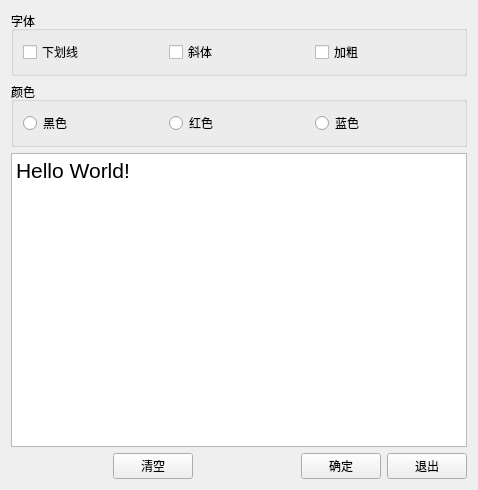
<?xml version="1.0" encoding="UTF-8"?>
<ui version="4.0">
 <class>Widget</class>
 <widget class="QWidget" name="Widget">
  <property name="geometry">
   <rect>
    <x>0</x>
    <y>0</y>
    <width>478</width>
    <height>490</height>
   </rect>
  </property>
  <property name="windowTitle">
   <string>Widget</string>
  </property>
  <property name="windowIcon">
   <iconset resource="res.qrc">
    <normaloff>:/icons/images/editor.png</normaloff>:/icons/images/editor.png</iconset>
  </property>
  <layout class="QVBoxLayout" name="verticalLayout">
   <item>
    <widget class="QGroupBox" name="groupBox">
     <property name="title">
      <string>字体</string>
     </property>
     <layout class="QHBoxLayout" name="horizontalLayout">
      <item>
       <widget class="QCheckBox" name="ckBox_underline">
        <property name="text">
         <string>下划线</string>
        </property>
       </widget>
      </item>
      <item>
       <widget class="QCheckBox" name="checkBox_italic">
        <property name="text">
         <string>斜体</string>
        </property>
       </widget>
      </item>
      <item>
       <widget class="QCheckBox" name="checkBox_bold">
        <property name="text">
         <string>加粗</string>
        </property>
       </widget>
      </item>
     </layout>
    </widget>
   </item>
   <item>
    <widget class="QGroupBox" name="groupBox_2">
     <property name="title">
      <string>颜色</string>
     </property>
     <layout class="QHBoxLayout" name="horizontalLayout_2">
      <item>
       <widget class="QRadioButton" name="radioButton_black">
        <property name="text">
         <string>黑色</string>
        </property>
       </widget>
      </item>
      <item>
       <widget class="QRadioButton" name="radioButton_red">
        <property name="text">
         <string>红色</string>
        </property>
       </widget>
      </item>
      <item>
       <widget class="QRadioButton" name="radioButton_blue">
        <property name="text">
         <string>蓝色</string>
        </property>
       </widget>
      </item>
     </layout>
    </widget>
   </item>
   <item>
    <widget class="QPlainTextEdit" name="plainTextEdit">
     <property name="font">
      <font>
       <pointsize>16</pointsize>
       <bold>false</bold>
      </font>
     </property>
     <property name="plainText">
      <string>Hello World!</string>
     </property>
    </widget>
   </item>
   <item>
    <layout class="QHBoxLayout" name="horizontalLayout_3">
     <item>
      <spacer name="horizontalSpacer_2">
       <property name="orientation">
        <enum>Qt::Horizontal</enum>
       </property>
       <property name="sizeHint" stdset="0">
        <size>
         <width>40</width>
         <height>20</height>
        </size>
       </property>
      </spacer>
     </item>
     <item>
      <widget class="QPushButton" name="pBtn_clean">
       <property name="text">
        <string>清空</string>
       </property>
       <property name="icon">
        <iconset resource="res.qrc">
         <normaloff>:/icons/images/eraser.png</normaloff>:/icons/images/eraser.png</iconset>
       </property>
       <property name="iconSize">
        <size>
         <width>13</width>
         <height>13</height>
        </size>
       </property>
      </widget>
     </item>
     <item>
      <spacer name="horizontalSpacer">
       <property name="orientation">
        <enum>Qt::Horizontal</enum>
       </property>
       <property name="sizeHint" stdset="0">
        <size>
         <width>40</width>
         <height>20</height>
        </size>
       </property>
      </spacer>
     </item>
     <item>
      <widget class="QPushButton" name="pBtn_ok">
       <property name="text">
        <string>确定</string>
       </property>
       <property name="icon">
        <iconset resource="res.qrc">
         <normaloff>:/icons/images/ensure.png</normaloff>:/icons/images/ensure.png</iconset>
       </property>
      </widget>
     </item>
     <item>
      <widget class="QPushButton" name="pBtn_close">
       <property name="text">
        <string>退出</string>
       </property>
       <property name="icon">
        <iconset resource="res.qrc">
         <normaloff>:/icons/images/cancle.png</normaloff>:/icons/images/cancle.png</iconset>
       </property>
       <property name="iconSize">
        <size>
         <width>13</width>
         <height>13</height>
        </size>
       </property>
      </widget>
     </item>
    </layout>
   </item>
  </layout>
 </widget>
 <resources>
  <include location="res.qrc"/>
 </resources>
 <connections>
  <connection>
   <sender>pBtn_clean</sender>
   <signal>clicked()</signal>
   <receiver>plainTextEdit</receiver>
   <slot>clear()</slot>
   <hints>
    <hint type="sourcelabel">
     <x>151</x>
     <y>463</y>
    </hint>
    <hint type="destinationlabel">
     <x>238</x>
     <y>308</y>
    </hint>
   </hints>
  </connection>
  <connection>
   <sender>pBtn_close</sender>
   <signal>clicked()</signal>
   <receiver>Widget</receiver>
   <slot>close()</slot>
   <hints>
    <hint type="sourcelabel">
     <x>425</x>
     <y>463</y>
    </hint>
    <hint type="destinationlabel">
     <x>238</x>
     <y>244</y>
    </hint>
   </hints>
  </connection>
 </connections>
</ui>
